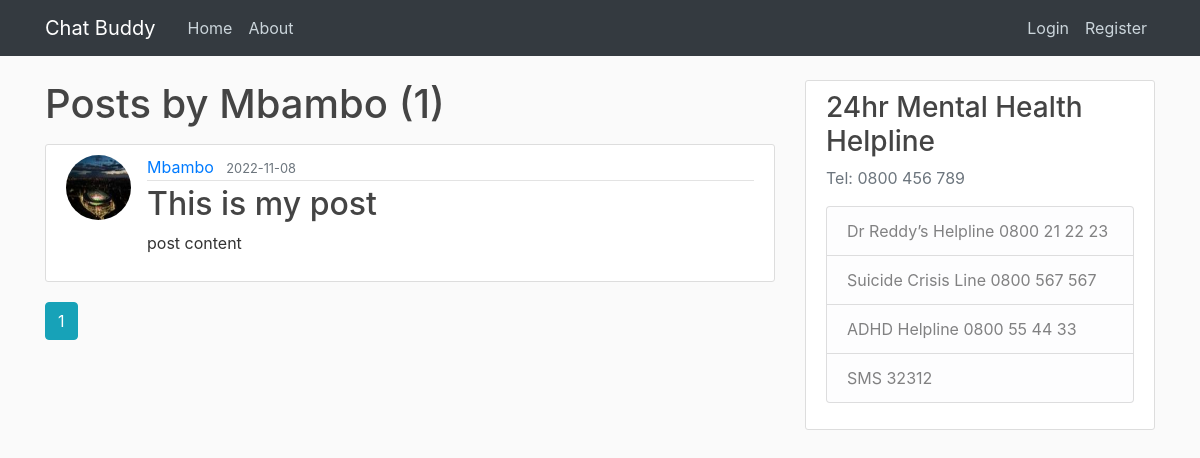
The app's page /user/Mbambo with its own data.
### chatbuddy/models.py (models this page shows, shortened)
class User(db.Model, UserMixin):
    id = db.Column(db.Integer, primary_key=True)
    username = db.Column(db.String(20), unique=True, nullable=False)
    email = db.Column(db.String(120), unique=True, nullable=False)
    image_file = db.Column(db.String(20), nullable=False, default='default.jpg')
    password = db.Column(db.String(60), nullable=False)
    posts = db.relationship('Post', backref='author', passive_deletes=True)
    comments = db.relationship('Comment', backref='author', passive_deletes=True)

class Post(db.Model):
    id = db.Column(db.Integer, primary_key=True)
    title = db.Column(db.String(100), nullable=False)
    date_posted = db.Column(db.DateTime, nullable=False, default=datetime.utcnow)
    content = db.Column(db.Text, nullable=False)
    user_id = db.Column(db.Integer, db.ForeignKey('user.id', ondelete="CASCADE"), nullable=False)
    comments = db.relationship('Comment', backref='post', passive_deletes=True)

### chatbuddy/users/routes.py (the view)
@users.route("/user/<string:username>")
def user_posts(username):
    page = request.args.get('page', 1, type=int)
    user = User.query.filter_by(username=username).first_or_404()
    posts = Post.query.filter_by(author=user)\
        .order_by(Post.date_posted.desc())\
        .paginate(page=page, per_page=5)
    return render_template('user_posts.html', posts=posts, user=user)

### chatbuddy/templates/user_posts.html
{% extends "layout.html" %}
{% block content %}
    <h1 class="mb-3">Posts by {{ user.username }} ({{ posts.total }})</h1>
    {% for post in posts.items %}
        <article class="media content-section">
          <img class="rounded-circle article-img" src="{{ url_for('static', filename='profile_pics/' + post.author.image_file) }}">
          <div class="media-body">
            <div class="article-metadata">
              <a class="mr-2" href="{{ url_for('users.user_posts', username=post.author.username) }}">{{ post.author.username }}</a>
              <small class="text-muted">{{ post.date_posted.strftime('%Y-%m-%d') }}</small>
            </div>
            <h2><a class="article-title" href="{{ url_for('posts.post', post_id=post.id) }}">{{ post.title }}</a></h2>
            <p class="article-content">{{ post.content }}</p>
          </div>
        </article>
    {% endfor %}
    {% for page_num in posts.iter_pages(left_edge=1, right_edge=1, left_current=1, right_current=2) %}
      {% if page_num %}
        {% if posts.page == page_num %}
          <a class="btn btn-info mb-4" href="{{ url_for('users.user_posts', username=user.username, page=page_num) }}">{{ page_num }}</a>
        {% else %}
          <a class="btn btn-outline-info mb-4" href="{{ url_for('users.user_posts', username=user.username, page=page_num) }}">{{ page_num }}</a>
        {% endif %}
      {% else %}
        ...
      {% endif %}
    {% endfor %}
{% endblock content %}

### chatbuddy/static/main.css (style rules this page uses)
body { background: #fafafa; color: #333333; margin-top: 5rem; }
h1, h2, h3, h4, h5, h6 { color: #444444; }
.content-section { background: #ffffff; padding: 10px 20px; border: 1px solid #dddddd; border-radius: 3px; margin-bottom: 20px; }
.article-title { color: #444444; }
.article-content { white-space: pre-line; }
.article-img { height: 65px; width: 65px; margin-right: 16px; }
.article-metadata { padding-bottom: 1px; margin-bottom: 4px; border-bottom: 1px solid #e3e3e3 }

### records on screen
User: username "Mbambo"
Post: image_file (picture), author.username "Mbambo", date_posted "2022-11-08", title "This is my post", content "post content"

### other values on screen
{{ posts.total }} "1"
{{ page_num }} "1"
